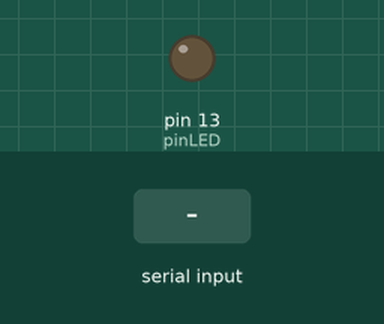
Bench run of a sketch on a simulated Arduino Uno, built with avr-gcc and run on an emulated ATmega328P. Shown: output pins drawn as LEDs (lit = HIGH). Dashed ring = blinking. Inputs (shaded band) come from the test bench.

Above: at 1.2 s.
1.3 s: "2" received over Serial
At 1.55 s:
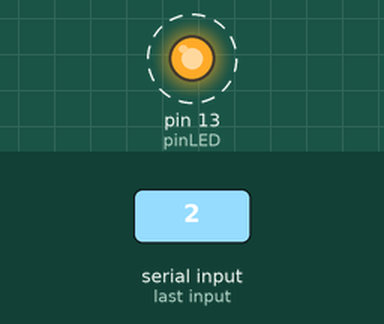
Timing chart, 0 to 4.3 s (numbered marks = the images above; inputs shaded):
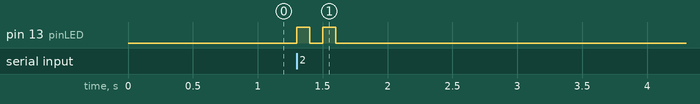

Measured:
- after the input at 1.3 s, pin 13 (pinLED): alternates HIGH for 0.10 s and LOW for 0.10 s, 4 changes in all, then stays LOW, starting at once

The sketch:

arduino_serial2.ino
```cpp
const int pinLED = 13;
void setup() {
  // put your setup code here, to run once:
  Serial.begin(9600);
  pinMode(pinLED,OUTPUT);
}

void loop() {
  // put your main code here, to run repeatedly:
  if(Serial.available()>0)
  {
    char option = Serial.read();
    if (option>='1' && option <= '9')
    {
      option -= '0';
      for (int i = 0; i<option; i++)
      {
        digitalWrite(pinLED,HIGH);
        delay(100);
        digitalWrite(pinLED,LOW);
        delay(100);
      }
    }
  }
}
```
